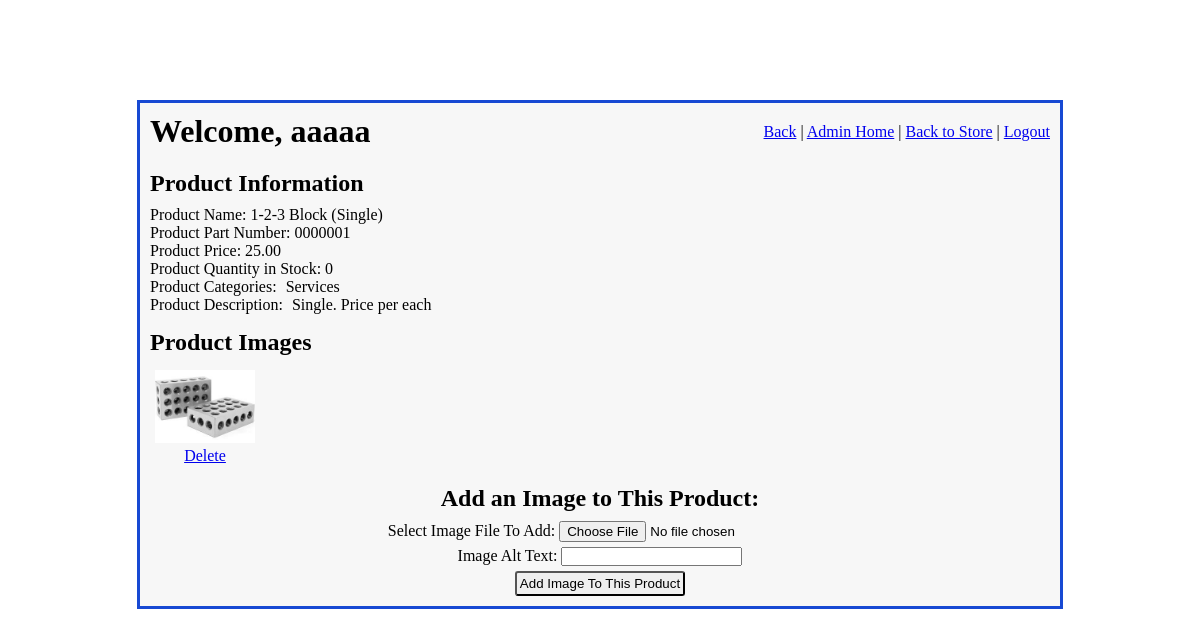
Page /admin_access/edit_product_img/2 (signed in) on the committed database.
### imgfield_app/models.py (models this page shows)
class User(models.Model):
    first_name = models.CharField(max_length=45)
    last_name = models.CharField(max_length=60)
    email = models.CharField(max_length=60)
    password = models.CharField(max_length=60)
    security_level = models.IntegerField()
    created_at = models.DateTimeField(auto_now_add=True)
    updated_at = models.DateTimeField(auto_now=True)
    objects = UserManager()

class Product(models.Model):
    name = models.CharField(max_length=108)
    part_number = models.CharField(max_length=27)
    manufacturer = models.CharField(max_length=45, null=True, blank= True)
    price = models.DecimalField(decimal_places=2, max_digits=5)
    desc = models.CharField(max_length=189)
    exp_desc = models.TextField(null=True, blank=True)
    quantity_in_stock = models.IntegerField(null=True, blank=True)
    created_at = models.DateTimeField(auto_now_add=True)
    updated_at = models.DateTimeField(auto_now=True)
    objects = ProductManager()

class Category(models.Model):
    product_in_category = models.ManyToManyField(
        Product,
        related_name="categories"
    )
    name = models.CharField(max_length=27)
    created_at = models.DateTimeField(auto_now_add=True)
    updated_at = models.DateTimeField(auto_now=True)
    objects = CategoryManager()

class Photo(models.Model):
    photo_of = models.ForeignKey(
        Product,
        related_name="product_photos",
        on_delete = models.CASCADE
    )
    img = models.ImageField(upload_to='product_images', default = "product_images/no_img_available.jpg", null = True, blank = True)
    img_alt = models.CharField(max_length=27, default="no photo available")
    created_at = models.DateTimeField(auto_now_add=True)
    updated_at = models.DateTimeField(auto_now=True)

### admin_app/views.py (the view)
# urls.py: path('edit_product_img/<int:product_id>', views.edit_product_img),
def edit_product_img(request, product_id):
    if 'user_id' in request.session:
        logged_user = User.objects.get(id=request.session['user_id'])
        if logged_user.security_level > 4:
            product = Product.objects.get(id=product_id)
            context = {
                'logged_user': logged_user,
                'product': product,
                'all_product_categories': product.categories.all()
            }
            return render(request, "edit_product_img.html", context)
    return redirect("/")

### admin_app/templates/edit_product_img.html (shortened to what this page needs)
<!DOCTYPE html>
<html lang="en">
<head>
    {% load static %}
    <link rel="stylesheet" href="{% static 'css/admin_main.css' %}">
    <link rel="stylesheet" href="{% static 'css/edit_product_img.css' %}">
</head>
<body>
    <div id="wrapper">
        <div id="header">
            <h1>Welcome, {{ logged_user.first_name }}</h1>
            <div id="links">
                <a id="back_link" href="/admin_access/select_product/1">Back</a>  |
                <a href="/admin_access">Admin Home</a>  |
                <a href="/">Back to Store</a>  |
                <a href="/signon/logout">Logout</a>
            </div>
        </div>
        <div id="content">
            <div id="product_info">
                <h2>Product Information</h2>
                <p>Product Name: {{ product.name }}</p>
                <p>Product Part Number: {{ product.part_number }}</p>
                <p>Product Price: {{ product.price }}</p>
                <p>Product Quantity in Stock: {{ product.quantity_in_stock }}</p>
                <div id="prod_cats">
                    <p>Product Categories:</p>
                    <p id="p_cats">
                        {% for category in product.categories.all %}
                            <span>{{ category.name }}  </span>
                        {% endfor %}
                    </p>
                </div>
                <div id="prod_desc">
                    <p>Product Description:</p>
                    <p id="p_desc">{{ product.desc }}</p>
                </div>
            </div>
            <h2>Product Images</h2>
            <div id="photo_display">
                {% for photo in product.product_photos.all %}
                    <div class="prod_photo_pod">
                        <img class="product_photo" src="{{ photo.img.url }}" alt="{{ photo.img_alt }}">
                        <div class="photo_actions">
                            <a href="/admin_access/delete_photo/{{ photo.id }}">Delete</a>
                        </div>
                    </div>
                {% endfor %}
            </div>
            <div id="add_photo">
                <h2>Add an Image to This Product:</h2>
                <form enctype="multipart/form-data" action="/admin_access/process_add_prod_photo" method="POST">
                    <p>Select Image File To Add: <input type="file" name="img" accept="image/*"></p>
                    <p>Image Alt Text: <input type="text" name="img_alt"></p>
                    <button type="submit">Add Image To This Product</button>
                </form>
            </div>
        </div>
    </div>
</body>
</html>

### admin_app/static/css/admin_main.css (style rules this page uses)
* { margin: 0; padding: 0; }
#wrapper { width: 900px; margin: 100px auto; border: 3px solid rgb(23, 73, 211); padding: 10px; background-color: #F7F7F7; }
#header { display: flex; margin-bottom: 20px; }
#header h1 { flex: 7; }
#links { padding-top: 10px; }
h2 { margin-bottom: 9px; }
button { padding: 3px; border-radius: 3px; }

### admin_app/static/css/edit_product_img.css (style rules this page uses)
#product_info { margin-bottom: 15px; }
#product_info h2, #add_photo h2 { margin-bottom: 9px; }
#prod_cats, #prod_desc, #photo_display { display: flex; }
#p_cats, #p_desc { margin-left: 9px; }
#photo_display { flex-wrap: wrap; margin-bottom: 15px; }
.prod_photo_pod { margin: 5px; }
.prod_photo_pod img { width: 100px; }
.photo_actions, #add_photo { text-align: center; }
#add_photo p { margin-bottom: 5px; }

### rows in the picture
User: first_name "aaaaa"
Product: name "1-2-3 Block (Single)", part_number "0000001", price "25.00", quantity_in_stock "0", desc "Single. Price per each"
Category: name "Services"
Photo: img (picture)
